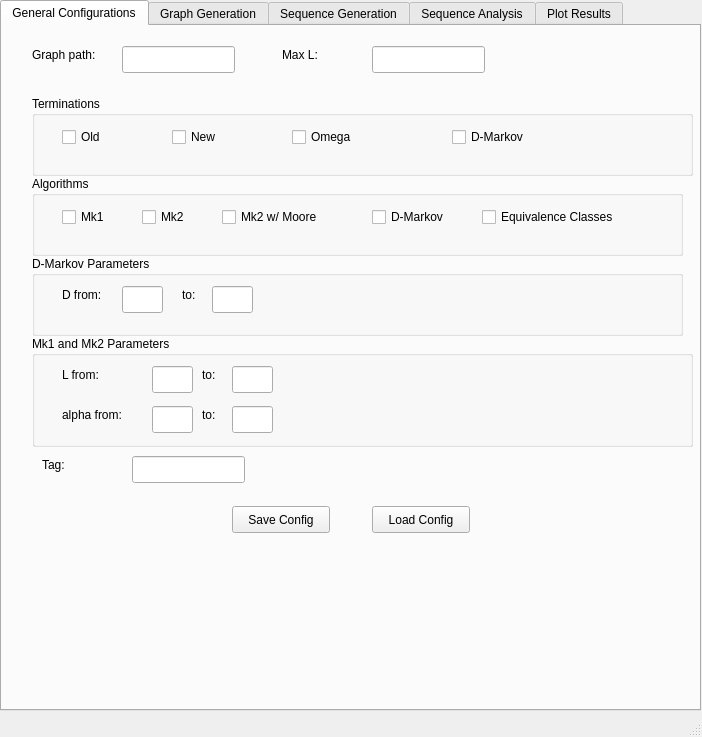
<?xml version="1.0" encoding="UTF-8"?>
<ui version="4.0">
 <class>projectgui</class>
 <widget class="QMainWindow" name="projectgui">
  <property name="geometry">
   <rect>
    <x>0</x>
    <y>0</y>
    <width>702</width>
    <height>737</height>
   </rect>
  </property>
  <property name="windowTitle">
   <string>MainWindow</string>
  </property>
  <widget class="QWidget" name="centralwidget">
   <widget class="QTabWidget" name="tabWidget">
    <property name="geometry">
     <rect>
      <x>0</x>
      <y>0</y>
      <width>701</width>
      <height>711</height>
     </rect>
    </property>
    <property name="currentIndex">
     <number>0</number>
    </property>
    <widget class="QWidget" name="tab">
     <attribute name="title">
      <string>General Configurations</string>
     </attribute>
     <widget class="QLineEdit" name="graph_path">
      <property name="geometry">
       <rect>
        <x>120</x>
        <y>20</y>
        <width>113</width>
        <height>27</height>
       </rect>
      </property>
      <property name="text">
       <string/>
      </property>
     </widget>
     <widget class="QLabel" name="label">
      <property name="geometry">
       <rect>
        <x>30</x>
        <y>20</y>
        <width>81</width>
        <height>17</height>
       </rect>
      </property>
      <property name="text">
       <string>Graph path:</string>
      </property>
     </widget>
     <widget class="QGroupBox" name="groupBox">
      <property name="geometry">
       <rect>
        <x>30</x>
        <y>70</y>
        <width>661</width>
        <height>80</height>
       </rect>
      </property>
      <property name="title">
       <string>Terminations</string>
      </property>
      <widget class="QCheckBox" name="old_term">
       <property name="geometry">
        <rect>
         <x>30</x>
         <y>30</y>
         <width>97</width>
         <height>22</height>
        </rect>
       </property>
       <property name="text">
        <string>Old</string>
       </property>
      </widget>
      <widget class="QCheckBox" name="new_term">
       <property name="geometry">
        <rect>
         <x>140</x>
         <y>30</y>
         <width>97</width>
         <height>22</height>
        </rect>
       </property>
       <property name="text">
        <string>New</string>
       </property>
      </widget>
      <widget class="QCheckBox" name="omega_term">
       <property name="geometry">
        <rect>
         <x>260</x>
         <y>30</y>
         <width>97</width>
         <height>22</height>
        </rect>
       </property>
       <property name="text">
        <string>Omega</string>
       </property>
      </widget>
      <widget class="QCheckBox" name="dmark_term">
       <property name="geometry">
        <rect>
         <x>420</x>
         <y>30</y>
         <width>97</width>
         <height>22</height>
        </rect>
       </property>
       <property name="text">
        <string>D-Markov</string>
       </property>
      </widget>
     </widget>
     <widget class="QGroupBox" name="groupBox_2">
      <property name="geometry">
       <rect>
        <x>30</x>
        <y>150</y>
        <width>651</width>
        <height>80</height>
       </rect>
      </property>
      <property name="title">
       <string>Algorithms</string>
      </property>
      <widget class="QCheckBox" name="mk1">
       <property name="geometry">
        <rect>
         <x>30</x>
         <y>30</y>
         <width>61</width>
         <height>22</height>
        </rect>
       </property>
       <property name="text">
        <string>Mk1</string>
       </property>
      </widget>
      <widget class="QCheckBox" name="mk2">
       <property name="geometry">
        <rect>
         <x>110</x>
         <y>30</y>
         <width>61</width>
         <height>22</height>
        </rect>
       </property>
       <property name="text">
        <string>Mk2</string>
       </property>
      </widget>
      <widget class="QCheckBox" name="dmark">
       <property name="geometry">
        <rect>
         <x>340</x>
         <y>30</y>
         <width>97</width>
         <height>22</height>
        </rect>
       </property>
       <property name="text">
        <string>D-Markov</string>
       </property>
       <property name="tristate">
        <bool>false</bool>
       </property>
      </widget>
      <widget class="QCheckBox" name="mk2_moore">
       <property name="geometry">
        <rect>
         <x>190</x>
         <y>30</y>
         <width>121</width>
         <height>22</height>
        </rect>
       </property>
       <property name="text">
        <string>Mk2 w/ Moore</string>
       </property>
      </widget>
      <widget class="QCheckBox" name="eq_class">
       <property name="geometry">
        <rect>
         <x>450</x>
         <y>30</y>
         <width>161</width>
         <height>22</height>
        </rect>
       </property>
       <property name="text">
        <string>Equivalence Classes</string>
       </property>
      </widget>
     </widget>
     <widget class="QGroupBox" name="groupBox_3">
      <property name="geometry">
       <rect>
        <x>30</x>
        <y>230</y>
        <width>651</width>
        <height>80</height>
       </rect>
      </property>
      <property name="title">
       <string>D-Markov Parameters</string>
      </property>
      <widget class="QLabel" name="label_2">
       <property name="geometry">
        <rect>
         <x>30</x>
         <y>30</y>
         <width>81</width>
         <height>17</height>
        </rect>
       </property>
       <property name="text">
        <string>D from:</string>
       </property>
      </widget>
      <widget class="QLineEdit" name="d_ini">
       <property name="geometry">
        <rect>
         <x>90</x>
         <y>30</y>
         <width>41</width>
         <height>27</height>
        </rect>
       </property>
       <property name="text">
        <string/>
       </property>
      </widget>
      <widget class="QLabel" name="label_3">
       <property name="geometry">
        <rect>
         <x>150</x>
         <y>30</y>
         <width>81</width>
         <height>17</height>
        </rect>
       </property>
       <property name="text">
        <string>to:</string>
       </property>
      </widget>
      <widget class="QLineEdit" name="d_end">
       <property name="geometry">
        <rect>
         <x>180</x>
         <y>30</y>
         <width>41</width>
         <height>27</height>
        </rect>
       </property>
       <property name="text">
        <string/>
       </property>
      </widget>
     </widget>
     <widget class="QGroupBox" name="groupBox_4">
      <property name="geometry">
       <rect>
        <x>30</x>
        <y>310</y>
        <width>661</width>
        <height>111</height>
       </rect>
      </property>
      <property name="title">
       <string>Mk1 and Mk2 Parameters</string>
      </property>
      <widget class="QLabel" name="label_4">
       <property name="geometry">
        <rect>
         <x>30</x>
         <y>30</y>
         <width>81</width>
         <height>17</height>
        </rect>
       </property>
       <property name="text">
        <string>L from:</string>
       </property>
      </widget>
      <widget class="QLineEdit" name="l_ini">
       <property name="geometry">
        <rect>
         <x>120</x>
         <y>30</y>
         <width>41</width>
         <height>27</height>
        </rect>
       </property>
       <property name="text">
        <string/>
       </property>
      </widget>
      <widget class="QLabel" name="label_5">
       <property name="geometry">
        <rect>
         <x>170</x>
         <y>30</y>
         <width>21</width>
         <height>17</height>
        </rect>
       </property>
       <property name="text">
        <string>to:</string>
       </property>
      </widget>
      <widget class="QLineEdit" name="l_end">
       <property name="geometry">
        <rect>
         <x>200</x>
         <y>30</y>
         <width>41</width>
         <height>27</height>
        </rect>
       </property>
       <property name="text">
        <string/>
       </property>
      </widget>
      <widget class="QLineEdit" name="alpha_ini">
       <property name="geometry">
        <rect>
         <x>120</x>
         <y>70</y>
         <width>41</width>
         <height>27</height>
        </rect>
       </property>
       <property name="text">
        <string/>
       </property>
      </widget>
      <widget class="QLabel" name="label_6">
       <property name="geometry">
        <rect>
         <x>170</x>
         <y>70</y>
         <width>21</width>
         <height>17</height>
        </rect>
       </property>
       <property name="text">
        <string>to:</string>
       </property>
      </widget>
      <widget class="QLabel" name="label_7">
       <property name="geometry">
        <rect>
         <x>30</x>
         <y>70</y>
         <width>81</width>
         <height>17</height>
        </rect>
       </property>
       <property name="text">
        <string>alpha from:</string>
       </property>
      </widget>
      <widget class="QLineEdit" name="alpha_end">
       <property name="geometry">
        <rect>
         <x>200</x>
         <y>70</y>
         <width>41</width>
         <height>27</height>
        </rect>
       </property>
       <property name="text">
        <string/>
       </property>
      </widget>
     </widget>
     <widget class="QLineEdit" name="tag">
      <property name="geometry">
       <rect>
        <x>130</x>
        <y>430</y>
        <width>113</width>
        <height>27</height>
       </rect>
      </property>
      <property name="text">
       <string/>
      </property>
     </widget>
     <widget class="QLabel" name="label_8">
      <property name="geometry">
       <rect>
        <x>40</x>
        <y>430</y>
        <width>81</width>
        <height>17</height>
       </rect>
      </property>
      <property name="text">
       <string>Tag:</string>
      </property>
     </widget>
     <widget class="QPushButton" name="saveconfig">
      <property name="geometry">
       <rect>
        <x>230</x>
        <y>480</y>
        <width>98</width>
        <height>27</height>
       </rect>
      </property>
      <property name="text">
       <string>Save Config</string>
      </property>
     </widget>
     <widget class="QPushButton" name="loadconfig">
      <property name="geometry">
       <rect>
        <x>370</x>
        <y>480</y>
        <width>98</width>
        <height>27</height>
       </rect>
      </property>
      <property name="text">
       <string>Load Config</string>
      </property>
     </widget>
     <widget class="QLineEdit" name="max_l">
      <property name="geometry">
       <rect>
        <x>370</x>
        <y>20</y>
        <width>113</width>
        <height>27</height>
       </rect>
      </property>
      <property name="text">
       <string/>
      </property>
     </widget>
     <widget class="QLabel" name="label_18">
      <property name="geometry">
       <rect>
        <x>280</x>
        <y>20</y>
        <width>81</width>
        <height>17</height>
       </rect>
      </property>
      <property name="text">
       <string>Max L:</string>
      </property>
     </widget>
    </widget>
    <widget class="QWidget" name="tab_2">
     <attribute name="title">
      <string>Graph Generation</string>
     </attribute>
     <widget class="QPushButton" name="create_term">
      <property name="geometry">
       <rect>
        <x>260</x>
        <y>90</y>
        <width>151</width>
        <height>27</height>
       </rect>
      </property>
      <property name="text">
       <string>Create Terminations</string>
      </property>
     </widget>
     <widget class="QPushButton" name="create_dmark">
      <property name="geometry">
       <rect>
        <x>260</x>
        <y>200</y>
        <width>151</width>
        <height>27</height>
       </rect>
      </property>
      <property name="text">
       <string>Create D-Markovs</string>
      </property>
     </widget>
     <widget class="QPushButton" name="apply_algo">
      <property name="geometry">
       <rect>
        <x>260</x>
        <y>310</y>
        <width>151</width>
        <height>27</height>
       </rect>
      </property>
      <property name="text">
       <string>Apply Algorithms</string>
      </property>
     </widget>
     <widget class="QProgressBar" name="create_term_bar">
      <property name="geometry">
       <rect>
        <x>260</x>
        <y>150</y>
        <width>151</width>
        <height>23</height>
       </rect>
      </property>
      <property name="value">
       <number>0</number>
      </property>
     </widget>
     <widget class="QProgressBar" name="create_dmark_bar">
      <property name="geometry">
       <rect>
        <x>260</x>
        <y>260</y>
        <width>151</width>
        <height>23</height>
       </rect>
      </property>
      <property name="value">
       <number>0</number>
      </property>
     </widget>
     <widget class="QProgressBar" name="apply_algo_bar">
      <property name="geometry">
       <rect>
        <x>260</x>
        <y>370</y>
        <width>151</width>
        <height>23</height>
       </rect>
      </property>
      <property name="value">
       <number>0</number>
      </property>
     </widget>
    </widget>
    <widget class="QWidget" name="tab_3">
     <attribute name="title">
      <string>Sequence Generation</string>
     </attribute>
     <widget class="QProgressBar" name="gen_seq_bar">
      <property name="geometry">
       <rect>
        <x>240</x>
        <y>260</y>
        <width>161</width>
        <height>23</height>
       </rect>
      </property>
      <property name="value">
       <number>0</number>
      </property>
     </widget>
     <widget class="QPushButton" name="gen_seq">
      <property name="geometry">
       <rect>
        <x>240</x>
        <y>200</y>
        <width>161</width>
        <height>27</height>
       </rect>
      </property>
      <property name="text">
       <string>Generate Sequence</string>
      </property>
     </widget>
     <widget class="QLineEdit" name="seq_len">
      <property name="geometry">
       <rect>
        <x>260</x>
        <y>140</y>
        <width>121</width>
        <height>27</height>
       </rect>
      </property>
     </widget>
     <widget class="QLabel" name="label_9">
      <property name="geometry">
       <rect>
        <x>260</x>
        <y>110</y>
        <width>131</width>
        <height>17</height>
       </rect>
      </property>
      <property name="text">
       <string>Sequence Length:</string>
      </property>
     </widget>
    </widget>
    <widget class="QWidget" name="tab_4">
     <attribute name="title">
      <string>Sequence Analysis</string>
     </attribute>
     <widget class="QGroupBox" name="groupBox_5">
      <property name="geometry">
       <rect>
        <x>20</x>
        <y>80</y>
        <width>651</width>
        <height>71</height>
       </rect>
      </property>
      <property name="title">
       <string>Sub-sequence Probabilities</string>
      </property>
      <widget class="QLabel" name="label_10">
       <property name="geometry">
        <rect>
         <x>150</x>
         <y>30</y>
         <width>81</width>
         <height>20</height>
        </rect>
       </property>
       <property name="text">
        <string>Max lenght:</string>
       </property>
      </widget>
      <widget class="QLineEdit" name="probs_l">
       <property name="geometry">
        <rect>
         <x>240</x>
         <y>30</y>
         <width>41</width>
         <height>30</height>
        </rect>
       </property>
       <property name="text">
        <string/>
       </property>
      </widget>
      <widget class="QCheckBox" name="probs">
       <property name="geometry">
        <rect>
         <x>40</x>
         <y>30</y>
         <width>97</width>
         <height>22</height>
        </rect>
       </property>
       <property name="text">
        <string>Enable</string>
       </property>
      </widget>
     </widget>
     <widget class="QGroupBox" name="groupBox_6">
      <property name="geometry">
       <rect>
        <x>20</x>
        <y>160</y>
        <width>651</width>
        <height>71</height>
       </rect>
      </property>
      <property name="title">
       <string>Sub-sequence Conditional Probabilities</string>
      </property>
      <widget class="QLabel" name="label_11">
       <property name="geometry">
        <rect>
         <x>150</x>
         <y>30</y>
         <width>81</width>
         <height>20</height>
        </rect>
       </property>
       <property name="text">
        <string>Max lenght:</string>
       </property>
      </widget>
      <widget class="QLineEdit" name="cond_probs_l">
       <property name="geometry">
        <rect>
         <x>240</x>
         <y>30</y>
         <width>41</width>
         <height>30</height>
        </rect>
       </property>
       <property name="text">
        <string/>
       </property>
      </widget>
      <widget class="QCheckBox" name="cond_probs">
       <property name="geometry">
        <rect>
         <x>40</x>
         <y>30</y>
         <width>97</width>
         <height>22</height>
        </rect>
       </property>
       <property name="text">
        <string>Enable</string>
       </property>
      </widget>
      <widget class="QLabel" name="label_39">
       <property name="geometry">
        <rect>
         <x>430</x>
         <y>-30</y>
         <width>131</width>
         <height>17</height>
        </rect>
       </property>
       <property name="text">
        <string>Sequence Length:</string>
       </property>
      </widget>
     </widget>
     <widget class="QGroupBox" name="groupBox_7">
      <property name="geometry">
       <rect>
        <x>20</x>
        <y>240</y>
        <width>651</width>
        <height>71</height>
       </rect>
      </property>
      <property name="title">
       <string>Conditional Entropy</string>
      </property>
      <widget class="QLabel" name="label_13">
       <property name="geometry">
        <rect>
         <x>150</x>
         <y>30</y>
         <width>81</width>
         <height>20</height>
        </rect>
       </property>
       <property name="text">
        <string>Max lenght:</string>
       </property>
      </widget>
      <widget class="QLineEdit" name="cond_entropy_max_l">
       <property name="geometry">
        <rect>
         <x>240</x>
         <y>30</y>
         <width>41</width>
         <height>30</height>
        </rect>
       </property>
       <property name="text">
        <string/>
       </property>
      </widget>
      <widget class="QCheckBox" name="cond_entropy">
       <property name="geometry">
        <rect>
         <x>40</x>
         <y>30</y>
         <width>97</width>
         <height>22</height>
        </rect>
       </property>
       <property name="text">
        <string>Enable</string>
       </property>
      </widget>
     </widget>
     <widget class="QGroupBox" name="groupBox_8">
      <property name="geometry">
       <rect>
        <x>20</x>
        <y>320</y>
        <width>651</width>
        <height>71</height>
       </rect>
      </property>
      <property name="title">
       <string>Autocorrelation</string>
      </property>
      <widget class="QLabel" name="label_15">
       <property name="geometry">
        <rect>
         <x>150</x>
         <y>30</y>
         <width>81</width>
         <height>20</height>
        </rect>
       </property>
       <property name="text">
        <string>Up to:</string>
       </property>
      </widget>
      <widget class="QLineEdit" name="autocorr_upto">
       <property name="geometry">
        <rect>
         <x>240</x>
         <y>30</y>
         <width>41</width>
         <height>30</height>
        </rect>
       </property>
       <property name="text">
        <string/>
       </property>
      </widget>
      <widget class="QCheckBox" name="autocorr">
       <property name="geometry">
        <rect>
         <x>40</x>
         <y>30</y>
         <width>97</width>
         <height>22</height>
        </rect>
       </property>
       <property name="text">
        <string>Enable</string>
       </property>
      </widget>
     </widget>
     <widget class="QGroupBox" name="groupBox_9">
      <property name="geometry">
       <rect>
        <x>20</x>
        <y>400</y>
        <width>651</width>
        <height>71</height>
       </rect>
      </property>
      <property name="title">
       <string>Kullback-Leibler Divergence</string>
      </property>
      <widget class="QLabel" name="label_16">
       <property name="geometry">
        <rect>
         <x>150</x>
         <y>30</y>
         <width>81</width>
         <height>20</height>
        </rect>
       </property>
       <property name="text">
        <string>Length:</string>
       </property>
      </widget>
      <widget class="QLineEdit" name="kld_l">
       <property name="geometry">
        <rect>
         <x>240</x>
         <y>30</y>
         <width>41</width>
         <height>30</height>
        </rect>
       </property>
       <property name="text">
        <string/>
       </property>
      </widget>
      <widget class="QCheckBox" name="kld">
       <property name="geometry">
        <rect>
         <x>40</x>
         <y>30</y>
         <width>97</width>
         <height>22</height>
        </rect>
       </property>
       <property name="text">
        <string>Enable</string>
       </property>
      </widget>
     </widget>
     <widget class="QGroupBox" name="groupBox_10">
      <property name="geometry">
       <rect>
        <x>20</x>
        <y>480</y>
        <width>651</width>
        <height>71</height>
       </rect>
      </property>
      <property name="title">
       <string>L1-Metric</string>
      </property>
      <widget class="QLabel" name="label_17">
       <property name="geometry">
        <rect>
         <x>150</x>
         <y>30</y>
         <width>81</width>
         <height>20</height>
        </rect>
       </property>
       <property name="text">
        <string>Up to:</string>
       </property>
      </widget>
      <widget class="QLineEdit" name="l1m_upto">
       <property name="geometry">
        <rect>
         <x>240</x>
         <y>30</y>
         <width>41</width>
         <height>30</height>
        </rect>
       </property>
       <property name="text">
        <string/>
       </property>
      </widget>
      <widget class="QCheckBox" name="l1m">
       <property name="geometry">
        <rect>
         <x>40</x>
         <y>30</y>
         <width>97</width>
         <height>22</height>
        </rect>
       </property>
       <property name="text">
        <string>Enable</string>
       </property>
      </widget>
     </widget>
     <widget class="QPushButton" name="analyze">
      <property name="geometry">
       <rect>
        <x>290</x>
        <y>570</y>
        <width>98</width>
        <height>27</height>
       </rect>
      </property>
      <property name="text">
       <string>Analyze</string>
      </property>
     </widget>
     <widget class="QProgressBar" name="analyze_bar">
      <property name="geometry">
       <rect>
        <x>260</x>
        <y>610</y>
        <width>161</width>
        <height>23</height>
       </rect>
      </property>
      <property name="value">
       <number>0</number>
      </property>
     </widget>
     <widget class="QLineEdit" name="an_seq_len">
      <property name="geometry">
       <rect>
        <x>210</x>
        <y>20</y>
        <width>121</width>
        <height>27</height>
       </rect>
      </property>
     </widget>
     <widget class="QLabel" name="label_40">
      <property name="geometry">
       <rect>
        <x>50</x>
        <y>20</y>
        <width>131</width>
        <height>20</height>
       </rect>
      </property>
      <property name="text">
       <string>Sequence Length:</string>
      </property>
     </widget>
    </widget>
    <widget class="QWidget" name="tab_5">
     <attribute name="title">
      <string>Plot Results</string>
     </attribute>
     <widget class="QPushButton" name="plot">
      <property name="geometry">
       <rect>
        <x>290</x>
        <y>350</y>
        <width>98</width>
        <height>27</height>
       </rect>
      </property>
      <property name="text">
       <string>Plot</string>
      </property>
     </widget>
     <widget class="QGroupBox" name="groupBox_13">
      <property name="geometry">
       <rect>
        <x>20</x>
        <y>20</y>
        <width>651</width>
        <height>71</height>
       </rect>
      </property>
      <property name="title">
       <string>Conditional Entropy</string>
      </property>
      <widget class="QCheckBox" name="plot_entropy">
       <property name="geometry">
        <rect>
         <x>40</x>
         <y>30</y>
         <width>97</width>
         <height>22</height>
        </rect>
       </property>
       <property name="text">
        <string>Enable</string>
       </property>
      </widget>
      <widget class="QLineEdit" name="eval_l">
       <property name="geometry">
        <rect>
         <x>240</x>
         <y>30</y>
         <width>41</width>
         <height>30</height>
        </rect>
       </property>
       <property name="text">
        <string/>
       </property>
      </widget>
      <widget class="QLabel" name="label_19">
       <property name="geometry">
        <rect>
         <x>150</x>
         <y>30</y>
         <width>81</width>
         <height>20</height>
        </rect>
       </property>
       <property name="text">
        <string>At:</string>
       </property>
      </widget>
     </widget>
     <widget class="QGroupBox" name="groupBox_14">
      <property name="geometry">
       <rect>
        <x>20</x>
        <y>100</y>
        <width>651</width>
        <height>71</height>
       </rect>
      </property>
      <property name="title">
       <string>Autocorrelation</string>
      </property>
      <widget class="QLabel" name="label_21">
       <property name="geometry">
        <rect>
         <x>150</x>
         <y>30</y>
         <width>81</width>
         <height>20</height>
        </rect>
       </property>
       <property name="text">
        <string>Up to:</string>
       </property>
      </widget>
      <widget class="QLineEdit" name="plot_upto">
       <property name="geometry">
        <rect>
         <x>240</x>
         <y>30</y>
         <width>41</width>
         <height>30</height>
        </rect>
       </property>
       <property name="text">
        <string/>
       </property>
      </widget>
      <widget class="QCheckBox" name="plot_autocorr">
       <property name="geometry">
        <rect>
         <x>40</x>
         <y>30</y>
         <width>97</width>
         <height>22</height>
        </rect>
       </property>
       <property name="text">
        <string>Enable</string>
       </property>
      </widget>
     </widget>
     <widget class="QGroupBox" name="groupBox_15">
      <property name="geometry">
       <rect>
        <x>20</x>
        <y>180</y>
        <width>651</width>
        <height>71</height>
       </rect>
      </property>
      <property name="title">
       <string>Kullback-Leibler Divergence</string>
      </property>
      <widget class="QCheckBox" name="plot_kld">
       <property name="geometry">
        <rect>
         <x>40</x>
         <y>30</y>
         <width>97</width>
         <height>22</height>
        </rect>
       </property>
       <property name="text">
        <string>Enable</string>
       </property>
      </widget>
     </widget>
     <widget class="QGroupBox" name="groupBox_16">
      <property name="geometry">
       <rect>
        <x>20</x>
        <y>260</y>
        <width>651</width>
        <height>71</height>
       </rect>
      </property>
      <property name="title">
       <string>L1-Metric</string>
      </property>
      <widget class="QCheckBox" name="plot_l1m">
       <property name="geometry">
        <rect>
         <x>40</x>
         <y>30</y>
         <width>97</width>
         <height>22</height>
        </rect>
       </property>
       <property name="text">
        <string>Enable</string>
       </property>
      </widget>
     </widget>
    </widget>
   </widget>
  </widget>
  <widget class="QStatusBar" name="statusbar"/>
 </widget>
 <resources/>
 <connections/>
</ui>
